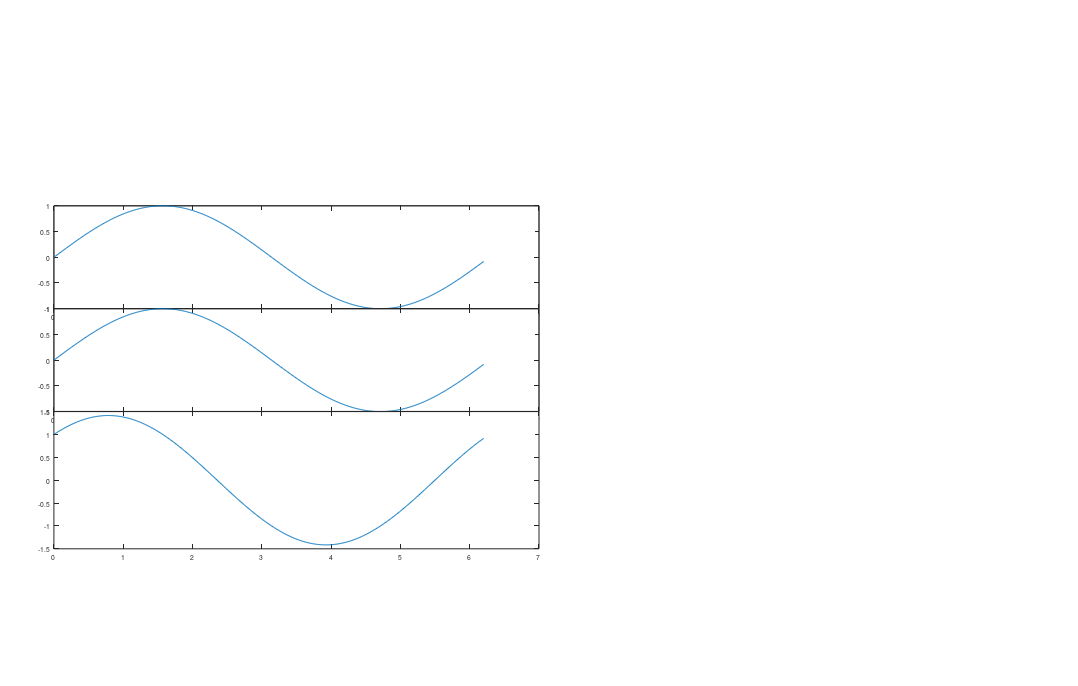

Write the MATLAB code that produced this figure. (Note: this script raises an error after producing the figure.)
function testsomething()

i = 1;
Xlim{i} = [0 6.1];
ExperimentName = 'Zsuzsa2';
LineWidth = 2;
x = 0:0.01:6.2;
p.outputFolderName = './Videos/Zsuzsa2/Results41';

      h = figure('visible', 'off','PaperPosition', [0 0 22 14], 'Units', 'inches');
      
     % FOOTPRINT TIMING ~~~~~~~~~~~~~~~~~~~~~~~~~~~~~~~~~~~~~~~~~~~~~~~~~~~~     
        h1 = subplot(5,2,[1 3]);
        subplot('Position',[0.05 0.7 0.45 0.25], 'FontSize', 14);
        plot(x,cos(x));
        ylim([-150 250]);
        box on;
        set(gca,'LineWidth',2);

      % TEXT ON SCREEN ~~~~~~~~~~~~~~~~~~~~~~~~~~~~~~~~~~~~~~~~~~~~~~~~~~~~~~
      % Things have to be between 0 and 1 (both x and y coordinates)
        LineWidth = 40;      
        % mean body speed
          MeanBodySpeed = 1123;
          text(Xlim{i}(1),-1000-1*LineWidth,['Speed [mm/s]:       ' num2str(   MeanBodySpeed   )],'FontSize', 20,'FontName','FixedWidth');
        % name of data
        text(Xlim{i}(1),-1000-2*LineWidth,['Data name: ' ExperimentName '  (#' num2str(i) ')'],'FontSize', 20,'FontName','FixedWidth', 'Interpreter', 'None');        
        
        
    % BODY SPEED ~~~~~~~~~~~~~~~~~~~~~~~~~~~~~~~~~~~~~~~~~~~~~~~~~~~~~~~~~~
      % define subplot
        h2 = subplot(5,2,5);
        subplot('Position',[0.05 0.55 0.45 0.15], 'FontSize', 14);
      % plot body speed
        plot(x,sin(x));
        box on;
        set(gca,'LineWidth',2);
        
        
    % COMBINATION ~~~~~~~~~~~~~~~~~~~~~~~~~~~~~~~~~~~~~~~~~~~~~~~~~~~~~~~~~~
      % define subplot
        h3 = subplot(5,2,7);
        subplot('Position',[0.05 0.4 0.45 0.15], 'FontSize', 14);
      % plot body speed
        plot(x,sin(x));
        box on;
        set(gca,'LineWidth',2);
        
    % FOOTPRINT TOTAL BRIGHTNESS ~~~~~~~~~~~~~~~~~~~~~~~~~~~~~~~~~~~~~~~~~~
      % define subplot
        h4 = subplot(5,2,9);
        subplot('Position',[0.05 0.2 0.45 0.2], 'FontSize', 14);  
      % plot footprint total brightness
        plot(x,sin(x)+cos(x));
        legend('Location', 'NE');
        grid on;
        set(gca,'FontSize', 14);
        xlabel('Time [s]');
        ylabel('Total footprint size [mm^2]');
        box on;
        set(gca,'LineWidth',2);
        hold off;    
        xlim(Xlim{i});

          
    % STEP RELATIVE POSITION
      % define plot
        h4 = subplot(5,2,[2 4 6 8]);
        subplot('Position',[0.55 0.1 0.4 0.85], 'FontSize', 14)    

      % plot step relative positions 
        plot(x,sin(x)-cos(x));
        box on;
        set(gca,'LineWidth',2);
        
        
        
        
    % save figure
      outputfilename = [p.outputFolderName '/TEST_' ExperimentName '_' num2str(i) '.png'];
      saveas(h,outputfilename,'png');    
      close(h);        
        
        

return